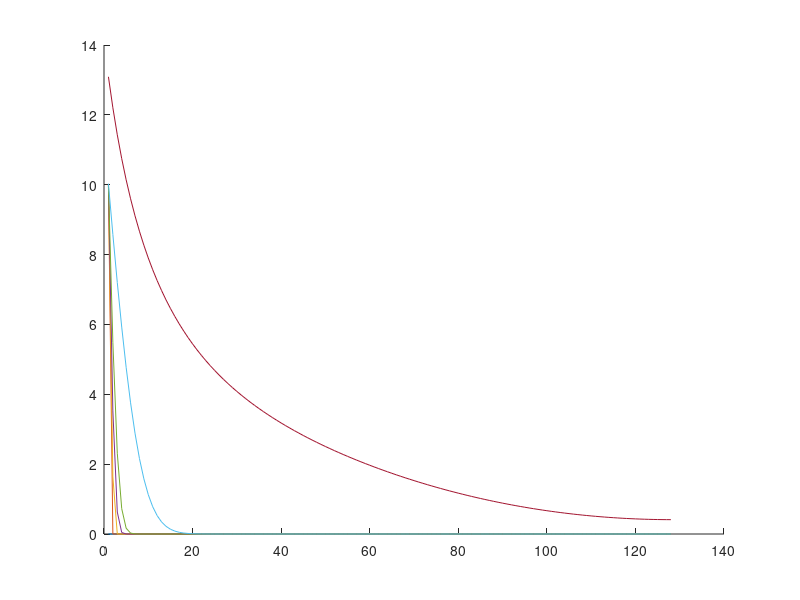
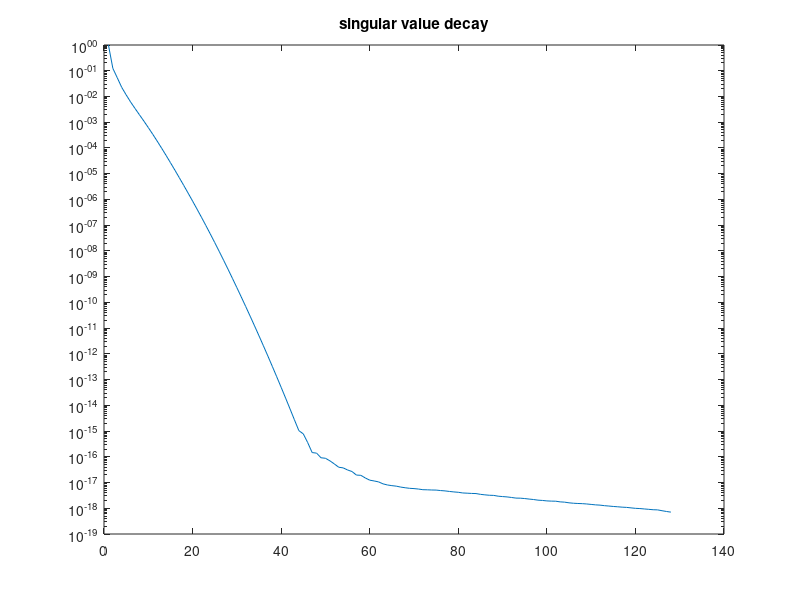
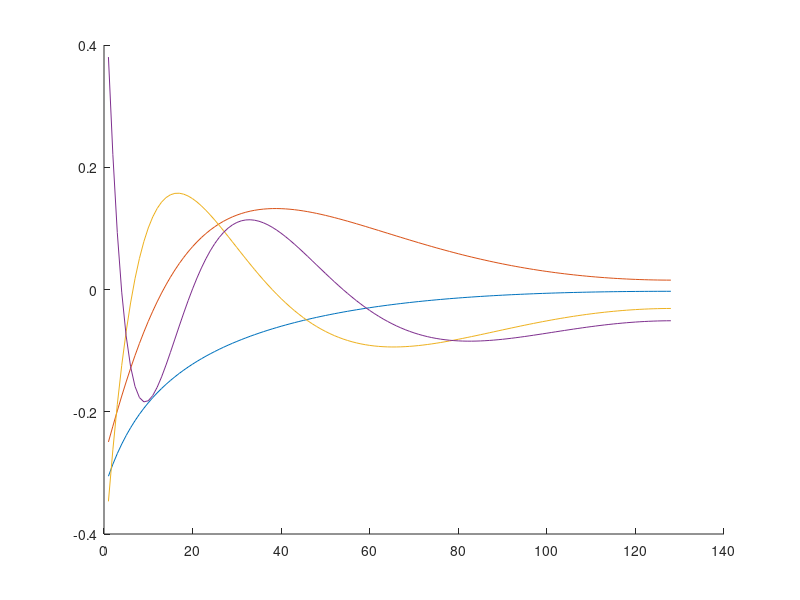

MATLAB code for these plots, in order: (Note: this script raises an error after producing the figures.)
clear all;
close all;

rng(1); % for reproducibility

addpath('source/');

N = 128;
% N = 12;
% N = 64;

dx = 1/N;

%% Chafee-Infante as in https://doi.org/10.1137/19M1292448 combined with 
% setup of Allen-Cahn in https://doi.org/10.1016/j.cma.2022.115836

dt = 1e-5;
% t_end = 4;
t_end = 0.1;
% t_end = 1*dt;
% t_end = 20*dt;
nt = round(t_end/dt);

is = [1 2 3];
A1 = diag(ones(N-1,1),-1) -eye(N);
A1 = (A1+A1')/dx^2;
A1 = A1 + eye(N); % additional linear term missing in Allen-Cahn description
% JN3 = power2kron(N,3); % J_N^(3)
% A3 = vecwise_kron(eye(N),3)';
% A3 = A3*JN3;
B = zeros(N,1);
B(1) = 1/dt;
Nu = 1;

% boundary conditions
BC = eye(N);
% x(0,t) = u(t)
A1(1,:) = 0;
A1(1,1) = -1/dt;
% A3(1,:) = 0;
BC(1,:) = 0;

% % % ddt x(1,t) = 0; % wrong !!!
% % A1(end,:) = 0;
% % % A3(end,:) = 0;
% % BC(end,:) = 0;

% ddxi x(1,t) = 0
A1(end,end) = -1/dx^2 + 1;



F1 = @(x1) A1*x1;
F3 = @(x1,x2,x3) -BC*(x1.*x2.*x3);

F1X = @(X) F1(X(:,1));
F3X = @(X) F3(X(:,1),X(:,2),X(:,3));

% IN3 = kron2power(N,3); % I_N^(3)
% f = @(x,u) A1*x + A3*IN3*vecwise_kron(x,3) + B*u; % slow!
f = @(x,u) F1(x) + F3(x,x,x) + B*u;

x0 = zeros(N,1);
u_val = @(t) 10*(sin(pi*t)+1); % U_val
% u_val = @(t) 10*(cos(pi*t)+1); % U_val


%% generate ROM basis construction data
X_b = zeros(N,nt+1);
U_b = zeros(1,nt+1);

t = 0;
x = x0;
u = u_val(t);

X_b(:,1) = x0;
U_b(:,1) = u;

for i=1:nt
    x = x + dt*f(x,u);
    t = t + dt;
    u = u_val(t);

    X_b(:,i+1) = x;
    U_b(:,i+1) = u;
end

%% state plots
figure; hold on
plot(X_b(:,1))
plot(X_b(:,2))
plot(X_b(:,3))
plot(X_b(:,5))
plot(X_b(:,10))
plot(X_b(:,100))
plot(X_b(:,end))

%% construct ROM basis via POD
[V,S,~] = svd(X_b,'econ');
% n = 14;
n = 4;
% n = 30;
Vn = V(:,1:n);

%% singular value decay
figure
semilogy(diag(S)/S(1,1))
title("singular value decay")

%% plot POD modes
figure; hold on
for i = 1:n
% for i = n:n
    plot(Vn(:,i))
end

%% construct intrusive operators
tA1 = Vn'*A1*Vn;

n2 = n*(n+1)/2;
tA2 = zeros(n,n2);

Jn3 = power2kron(n,3);
tA3 = precompute_rom_operator(F3X,Vn,3)*Jn3;
tB = Vn'*B;

tO = [tB tA1 tA2 tA3];


%% generate rank-sufficient snapshot data
tX0_pure = rank_suff_basis(n,is);
U0_pure = 1;
XU = blkdiag(U0_pure,tX0_pure);
tX0 = XU(Nu+1:end,:);
U0 = XU(1:Nu,:);

nf = size(XU,2);
tX1 = zeros(n,nf);

% compute time step estimate (3.10)
dt1 = dt_estimate(X_b,U_b,Vn(:,1),dt,is);

for i = 1:nf
    tX1(:,i) = Vn'*single_step(Vn*tX0(:,i),U0(:,i),dt1,f);
end

dot_tX = (tX1-tX0)/dt1;

ns = 1:n;
nn = numel(ns);

B_errors = zeros(nn,1);
A1_errors = zeros(nn,1);
A3_errors = zeros(nn,1);

O_errors = zeros(nn,1);
condsD = zeros(nn,1);

h_ROM_state_error = zeros(nn,1);
t_ROM_state_error = zeros(nn,1);

n_is__ = n_is(n,is);
offset = cumsum(n_is__);

for j = 1:nn
    n_ = ns(j);
    n_is_ = n_is(n_,is);
    nf_ = sum(n_is_)+Nu;

    % ks = [1:p+n_is_(1), p+n_is__(1)+1:p+n_is__(1)+n_is_(2)];
    ks = 1:Nu+n_is_(1);
    for jj = 2:numel(is)
        ks = [ks Nu+offset(jj-1)+(1:n_is_(jj))];
    end

    tX0_ = tX0(1:n_,ks);
    dot_tX_ = dot_tX(1:n_,ks);
    U0_ = U0(:,ks);

    [O,A_inds,B_inds,condD] = opinf(dot_tX_,tX0_,U0_,is,true);
    % hA1 = O(:,A_inds(1,1):A_inds(1,2));
    % hA3 = O(:,A_inds(2,1):A_inds(2,2));
    % hB = O(:,B_inds(1):B_inds(2));
    % 
    % B_errors(j) = norm(tB(1:n_,:) - hB);
    % A1_errors(j) = norm(tA1(1:n_,1:n_is_(1)) - hA1);
    % A3_errors(j) = norm(tA3(1:n_,1:n_is_(2)) - hA3); 

    % tB_ = tB(1:n_,:);
    % tA1_ = tA1(1:n_,1:n_is_(1));
    % tA2_ = tA2(1:n_,1:n_is_(2));
    % tA3_ = tA3(1:n_,1:n_is_(3));
    % 
    % tO_ = [tB_ tA1_ tA2_ tA3_];

    tO_ = tO(1:n_,ks);

    O_errors(j) = norm(O-tO_,"fro")/norm(tO_,"fro");

    condsD(j) = condD;

    %% compute avg ROM state error
    Vn_ = Vn(:,1:n_);
    tf = @(tx,u) tO_*[uniquepowers(tx,[1 2 3]);u];
    hO_ = O;
    hf = @(hx,u) hO_*[uniquepowers(hx,[1 2 3]);u];

    tX_b = zeros(n_,nt+1);
    hX_b = zeros(n_,nt+1);
    % U_b = zeros(Nu,nt+1); 
    t = 0;
    tx = Vn_'*x0;
    hx = Vn_'*x0;
    u = U_b(:,1);

    tX_b(:,1) = tx;
    hX_b(:,1) = hx;
    % U_b(:,1) = u;

    for i=1:nt
        tx = single_step(tx,u,dt,tf);
        hx = single_step(hx,u,dt,hf);

        t = t + dt;
        u = U_b(:,i);

        tX_b(:,i+1) = tx;
        hX_b(:,i+1) = hx;
        % U_b(:,i+1) = u;
    end
    
    t_ROM_state_error(j) = norm(Vn_*tX_b - X_b,"fro")/norm(X_b,"fro");
    h_ROM_state_error(j) = norm(Vn_*hX_b - X_b,"fro")/norm(X_b,"fro");
end

figure
hold on
semilogy(ns,A1_errors,'x-', 'LineWidth', 2,'DisplayName',"A_1")
semilogy(ns,A3_errors,'x-', 'LineWidth', 2,'DisplayName',"A_3")
semilogy(ns,B_errors,'x-', 'LineWidth', 2,'DisplayName',"B")
ylabel("operator error")
xlabel("ROM dimension")
set(gca, 'YScale', 'log')

legend("show")

figure
hold on
semilogy(ns,O_errors,'x-', 'LineWidth', 2,'DisplayName',"O chafee-infante")

ylabel("relative operator error")
xlabel("ROM dimension")
set(gca, 'YScale', 'log')

legend("show")

save("data/data_chafee_infante","O_errors","condsD");

figure
hold on
semilogy(ns,h_ROM_state_error,'x-', 'LineWidth', 2,'DisplayName',"exactOpInf", "MarkerSize",10)
semilogy(ns,t_ROM_state_error,'+:', 'LineWidth', 2,'DisplayName',"intrusive", "MarkerSize",10)
ylabel("avg rel error of states","Interpreter","latex", "FontSize",15)
xlabel("ROM dimension","Interpreter","latex", "FontSize",15)
set(gca, 'YScale', 'log')
grid on
legend("show","Interpreter","latex", "FontSize",12)
legend("Location","northwest")
% ylim([1e-17 1e-15])

savefig("figures/rom_state_error_chafee_infante.fig")
exportgraphics(gcf,"figures/rom_state_error_chafee_infante.pdf")


%% FOM solver running for one time step
function x_1 = single_step(x_0,u_0,dt,f)
    x_1 = x_0 + dt*f(x_0,u_0);
end
